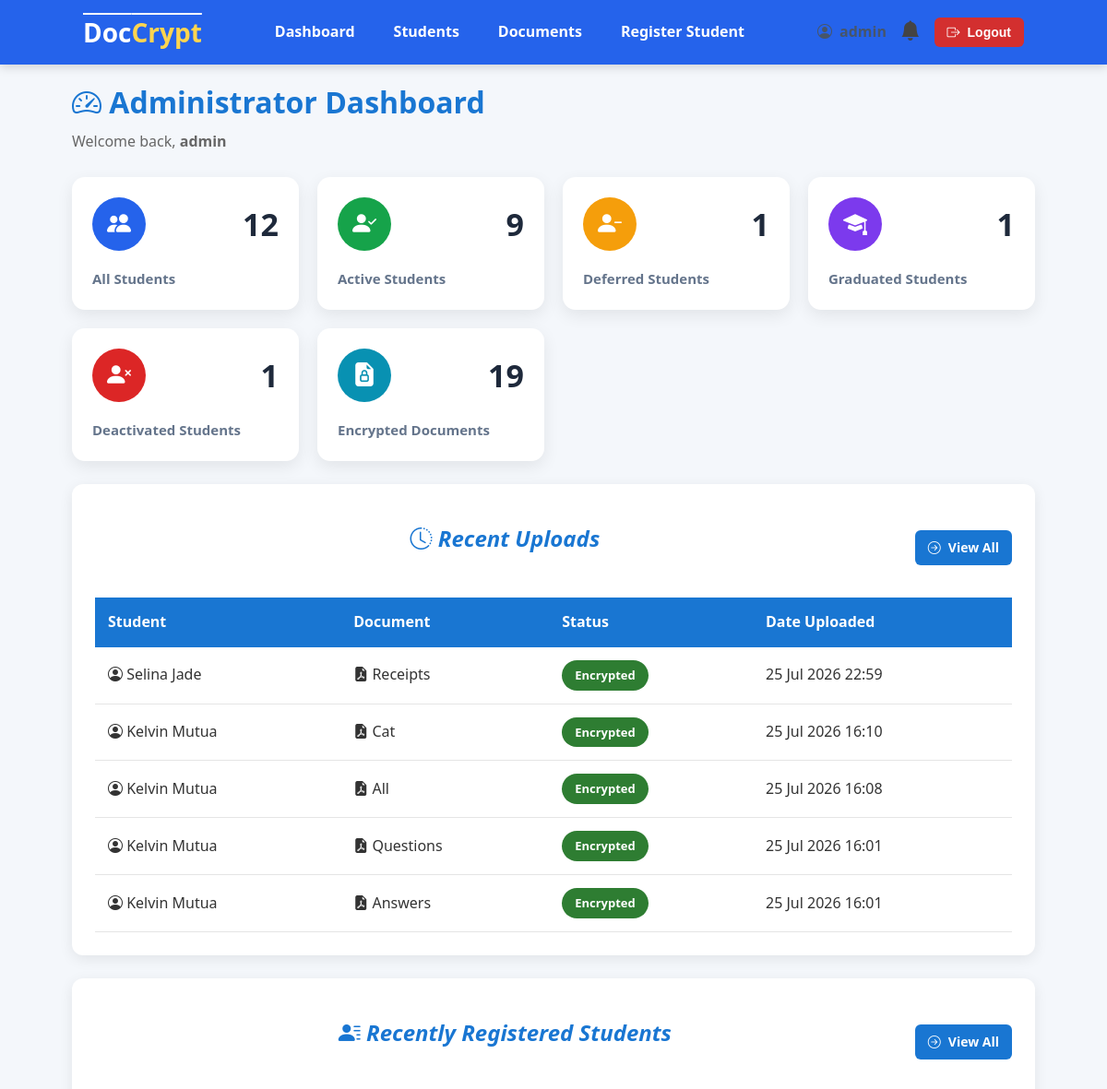
The app's page /dashboard/ (signed in, upper part), older data.
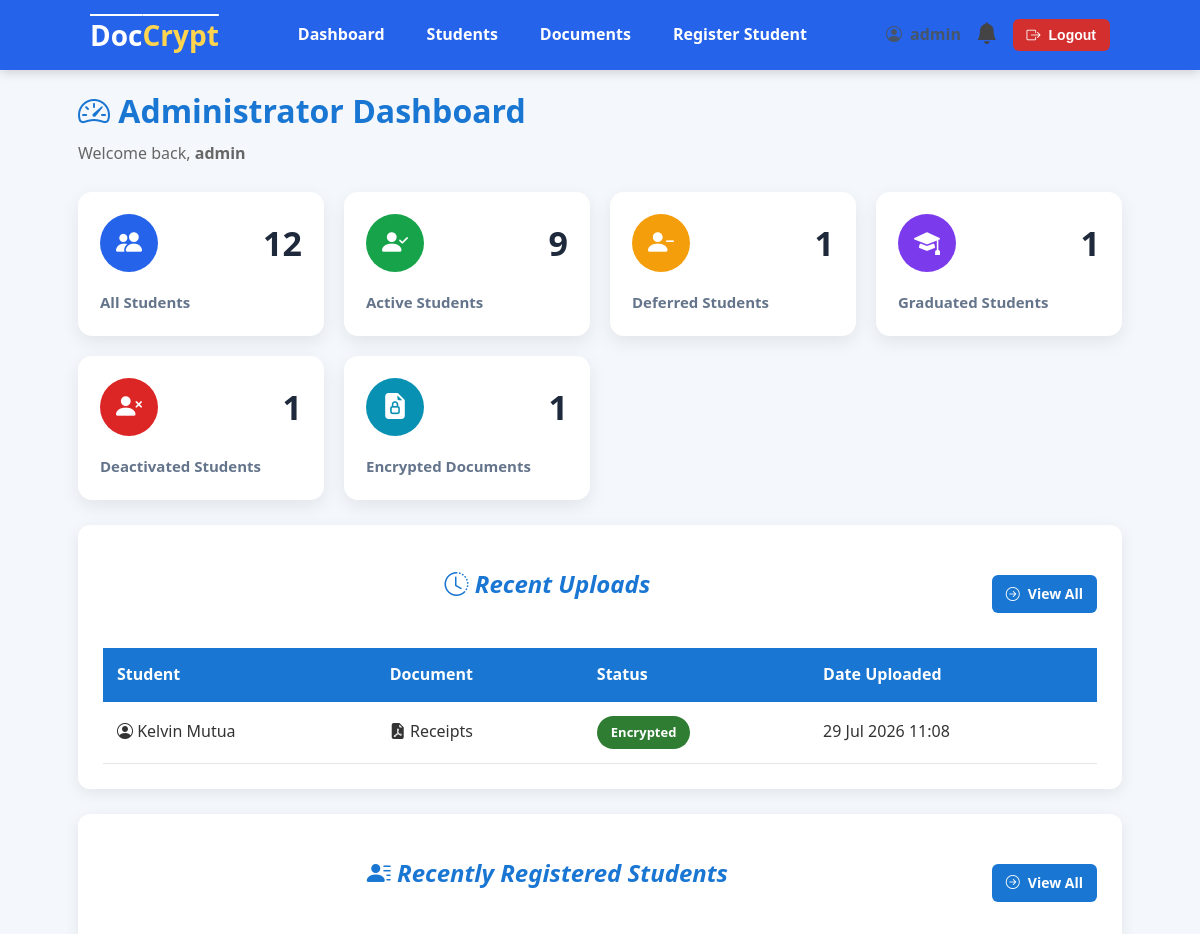
The same page, newer data.
### documents/models.py (models this page shows, shortened)
class Document(models.Model):
    class Status(models.TextChoices):
        PENDING = "PENDING", "Pending"
        ENCRYPTED = "ENCRYPTED", "Encrypted"
    student = models.ForeignKey(Student, on_delete=models.CASCADE, related_name="documents")
    uploaded_by = models.ForeignKey(CustomUser, on_delete=models.SET_NULL, null=True, related_name="uploaded_documents")
    title = models.CharField( max_length=255)
    original_filename = models.CharField(max_length=255, blank=True)
    original_file = models.FileField(max_length=255, blank=True, upload_to="documents/original/")
    encrypted_file = models.FileField(upload_to="documents/encrypted/", null=True, blank=True)
    encrypted_key = models.BinaryField(null=True, blank=True)
    status = models.CharField(max_length=30, choices=Status.choices, default=Status.PENDING, db_index=True)
    uploaded_at = models.DateTimeField(auto_now_add=True)
    encrypted_at = models.DateTimeField(null=True, blank=True)
    class Meta:
        ordering = ["-uploaded_at"]
        verbose_name = "Document"
        verbose_name_plural = "Documents"

### student/models.py (models this page shows, shortened)
class Student(models.Model):
    class Status(models.TextChoices):
        ACTIVE = "ACTIVE", "Active"
        DEFERRED = "DEFERRED", "Deferred"
        GRADUATED = "GRADUATED", "Graduated"
        DEACTIVATED = "DEACTIVATED", "Deactivated"
    class Year(models.IntegerChoices):
        YEAR_1 = 1 ,"Year 1"
        YEAR_2 = 2, "Year 2"
        YEAR_3 = 3, "Year 3"
        YEAR_4 = 4, "Year 4"
    user = models.OneToOneField(CustomUser,on_delete=models.CASCADE,related_name="student")
    admission_number = models.CharField(max_length=25,unique=True)
    first_name = models.CharField(max_length=50)
    last_name = models.CharField(max_length=50)
    phone_number = models.CharField(max_length=15,blank=True)
    programme = models.CharField(max_length=50)
    department = models.CharField(max_length=50)
    year_of_study = models.IntegerField(choices=Year.choices, default=Year.YEAR_1)
    status = models.CharField(max_length=25,choices=Status.choices, default=Status.ACTIVE)
    class Meta:
        ordering = ["admission_number"]
        verbose_name = "Student"
        verbose_name_plural = "Students"
    @property
    def full_name(self):
        return f"{self.first_name} {self.last_name}"

### users/views.py (the view, shortened to what this page needs)
# urls.py: path("dashboard/", views.dashboard, name="dashboard"),
@login_required
def dashboard(request):
    if request.user.is_admin:
        total_students = Student.objects.count()
        active_students = Student.objects.filter(status=Student.Status.ACTIVE).count()
        deferred_students = Student.objects.filter(status =Student.Status.DEFERRED).count()
        graduated_students = Student.objects.filter(status=Student.Status.GRADUATED).count()
        deactivated_students = Student.objects.filter(status=Student.Status.DEACTIVATED).count()
        total_documents = Document.objects.count()
        recent_documents = Document.objects.select_related("student").order_by("-uploaded_at")[:5]
        recent_students = Student.objects.order_by("-id")[:5]
        context = {
            "total_students": total_students,
            "active_students": active_students,
            "deferred_students": deferred_students,
            "graduated_students": graduated_students,
            "deactivated_students": deactivated_students,
            "total_documents": total_documents,
            "recent_documents": recent_documents,
            "recent_students": recent_students,
        }
        return render(request, "users/admin_dashboard.html", context)

### notifications/context_processors.py (called while the page is built)
def notifications(request):
    if request.user.is_authenticated:
        unread_notifications = Notification.objects.filter(
            recipient=request.user,
            is_read=False,
        ).order_by("-created_at")[:5]
        return {
            'unread_notifications': unread_notifications,
            "unread_notifications_count": unread_notifications.count(),
        }
    return {}

### users/models.py (called while the page is built)
    @property
    def is_admin(self):
        return self.role == self.Role.ADMIN or self.is_superuser

### users/templates/users/admin_dashboard.html (shortened to what the changed rows need)
{% extends "users/base.html" %}
{% block content %}
<div class="page-header">
    <div>
        <h1>
            <i class="bi bi-speedometer2"></i>
            Administrator Dashboard
        </h1>
    </div>
</div>
<div class="dashboard-grid">
    <div class="dashboard-card">
        <div class="dashboard-card-header">
            <h1>{{ total_students }}</h1>
        </div>
    </div>
    <div class="dashboard-card">
        <div class="dashboard-card-header">
            <h1>{{ active_students }}</h1>
        </div>
    </div>
    <div class="dashboard-card">
        <div class="dashboard-card-header">
            <h1>{{ deferred_students }}</h1>
        </div>
    </div>
    <div class="dashboard-card">
        <div class="dashboard-card-header">
            <h1>{{ graduated_students }}</h1>
        </div>
    </div>
    <div class="dashboard-card">
        <div class="dashboard-card-header">
            <h1>{{ deactivated_students }}</h1>
        </div>
    </div>
    <div class="dashboard-card">
        <div class="dashboard-card-header">
            <div class="dashboard-icon document-icon">
                <i class="bi bi-file-earmark-lock-fill"></i>
            </div>
            <h1>{{ total_documents }}</h1>
        </div>
    </div>
</div>
<div class="card">
    <div class="page-header">
        <h2 class="card-title">
            <i class="bi bi-clock-history"></i>
            Recent Uploads
        </h2>
    </div>
    <table>
        <thead>
            <tr>
                <th>Student</th>
                <th>Document</th>
                <th>Status</th>
                <th>Date Uploaded</th>
            </tr>
        </thead>
        <tbody>
            {% for document in recent_documents %}
            <tr>
                <td>
                <i class="bi bi-person-circle"></i>
                {{ document.student.full_name }}
                </td>
                <td>
                <i class="bi bi-file-earmark-pdf-fill text-danger"></i>
                {{ document.title }}
                </td>
                <td>
                    {% if document.status == "ENCRYPTED" %}
                        <span class="badge badge-success">
                            {{ document.get_status_display }}
                        </span>
                    {% else %}
                        <span class="badge badge-warning">
                            {{ document.get_status_display }}
                        </span>
                    {% endif %}
                </td>
                <td> {{ document.uploaded_at|date:"d M Y H:i" }} </td>
            </tr>
            {% endfor %}
        </tbody>
    </table>
</div>
<div class="card">
    <div class="page-header">
        <h2 class="card-title">
        <i class="bi bi-person-lines-fill"></i>
        Recently Registered Students
        </h2>
    </div>
</div>
{% endblock %}

Row changes from the older to the newer data that the page shows:
removed Document: student.full_name "Selina Jade", title "Receipts", status "Encrypted", uploaded_at "25 Jul 2026 22:59"
removed Document: student.full_name "Kelvin Mutua", title "Cat", status "Encrypted", uploaded_at "25 Jul 2026 16:10"
removed Document: student.full_name "Kelvin Mutua", title "All", status "Encrypted", uploaded_at "25 Jul 2026 16:08"
removed Document: student.full_name "Kelvin Mutua", title "Questions", status "Encrypted", uploaded_at "25 Jul 2026 16:01"
removed Document: student.full_name "Kelvin Mutua", title "Answers", status "Encrypted", uploaded_at "25 Jul 2026 16:01"
added Document: student.full_name "Kelvin Mutua", title "Receipts", status "Encrypted", uploaded_at "29 Jul 2026 11:08"
Text that changed along with them:
{{ total_documents }}: "19" → "1"
